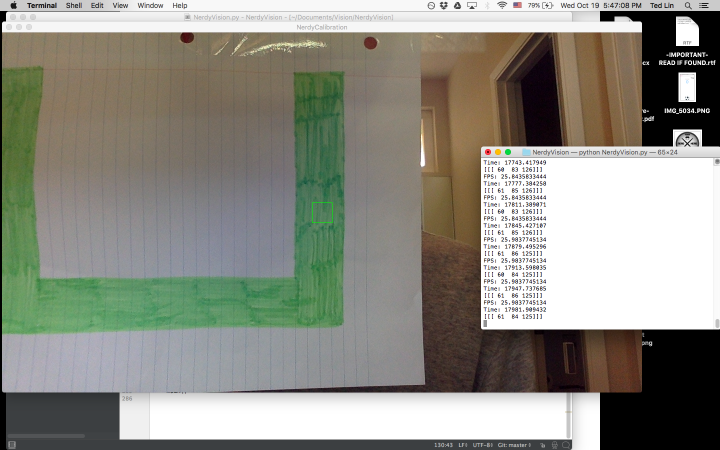
#> input picture tests/2016.Cal.1.png, 1440 x 900 px, given in place of the camera (shown at 1/2 size)
$ python NerdyVision2017.py   (older library calls are emulated)
#> lines starting #> are read from the running program, lines starting #| are printed output that depends on the picture
import logging
import os
import time
import cv2
import numpy as np
from CameraStream import CameraStream
from networktables import NetworkTable
import NerdyConstants
import NerdyFunctions
logging.basicConfig(level=logging.DEBUG)

"""2017 FRC Vision Processing on Raspberry Pi with Microsoft Lifecam"""
__author__ = "tedfoodlin"

if not os.path.isdir("/tmp/stream"):
   os.makedirs("/tmp/stream")

#cap = CameraStream(src=-1).start()
cap = cv2.VideoCapture(0)

cap.set(cv2.CAP_PROP_FRAME_WIDTH, NerdyConstants.FRAME_X)
cap.set(cv2.CAP_PROP_FRAME_HEIGHT, NerdyConstants.FRAME_Y)


def main():

    # brightness adjusted, used to be 30, now is 70
    os.system("v4l2-ctl -d /dev/video0 "
              "-c brightness=70 "
              "-c contrast=10 "
              "-c saturation=100 "
              "-c white_balance_temperature_auto=0 "
              "-c power_line_frequency=2 "
              "-c white_balance_temperature=4500 "
              "-c sharpness=25 "
              "-c backlight_compensation=0 "
              "-c exposure_auto=1 "
              "-c exposure_absolute=5 "
              "-c pan_absolute=0 "
              "-c tilt_absolute=0 "
              "-c zoom_absolute=0")

    NetworkTable.setIPAddress("roboRIO-687-FRC.local")
    NetworkTable.setClientMode()
    NetworkTable.initialize()
    table = NetworkTable.getTable("NerdyVision")
    print("NetworkTables initialized")

    angle_to_turn = 0

    while 687:

        aligned = False
        previous_angle_to_turn = angle_to_turn

        ret, frame = cap.read()
#> frame is the input picture: shape (900, 1440, 3); mean B, G, R 131.8, 141.5, 141.5
        capture_time = time.time()

        # blur = cv2.GaussianBlur(frame, (11, 11), 0)
        kernel = np.ones((5, 5), np.uint8)
        erosion = cv2.erode(frame, kernel, iterations=1)
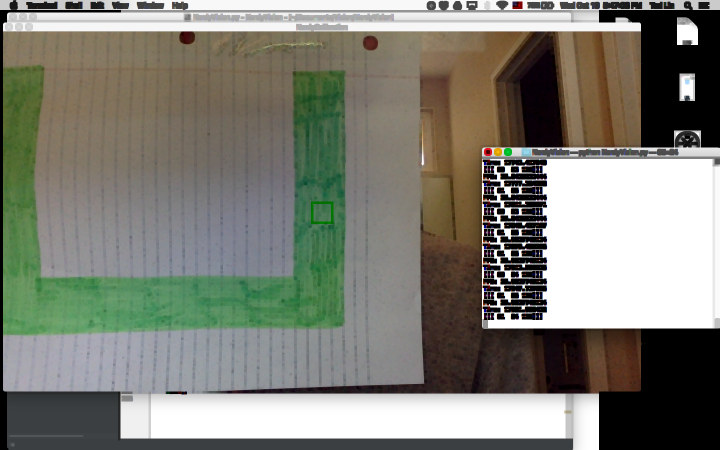
#> erosion: shape (900, 1440, 3) (shown at 1/2 size); mean B, G, R 117.7, 127.7, 127.3
        dilation = cv2.dilate(erosion, kernel, iterations=1)
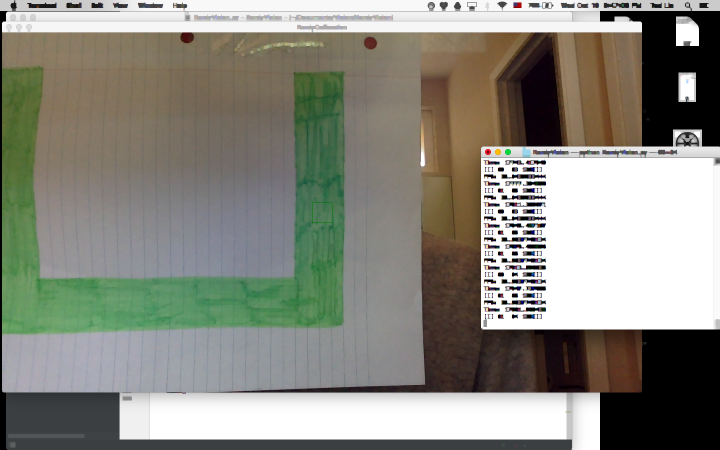
#> dilation: shape (900, 1440, 3) (shown at 1/2 size); mean B, G, R 127.5, 137.2, 137.2
#> (the run stopped early here; a loop or call above may not have finished)

$ run again, on tests/2016.HighGoal.1.png
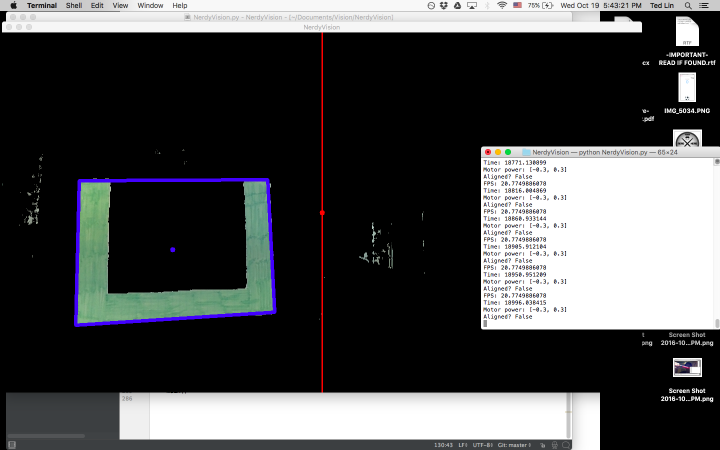
#> input picture tests/2016.HighGoal.1.png, 1440 x 900 px, given in place of the camera (shown at 1/2 size)
#> in main, frame is the input picture: shape (900, 1440, 3); mean B, G, R 75.3, 74.6, 73.8
#> in main, `erosion = cv2.erode(frame, kernel, iterations=1)`:
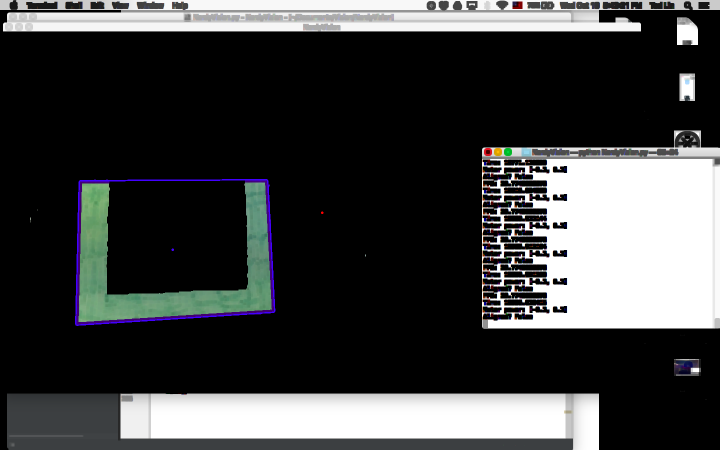
#> erosion: shape (900, 1440, 3) (shown at 1/2 size); mean B, G, R 63.9, 63.7, 62.6
#> in main, `dilation = cv2.dilate(erosion, kernel, iterations=1)`:
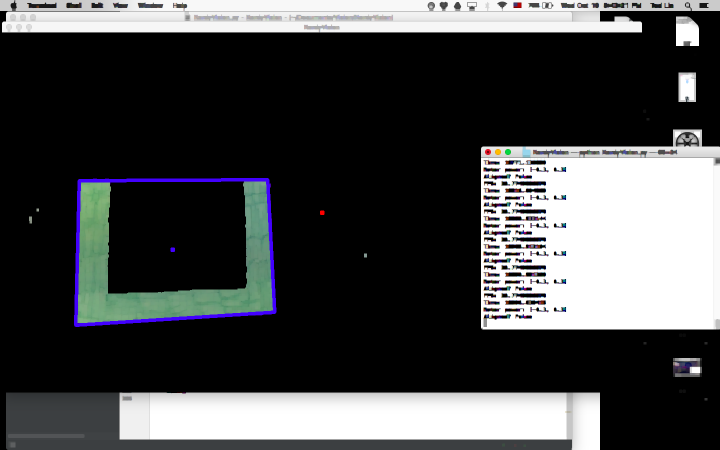
#> dilation: shape (900, 1440, 3) (shown at 1/2 size); mean B, G, R 72.3, 71.5, 70.3

$ run again, on tests/2016.HighGoal.2.png
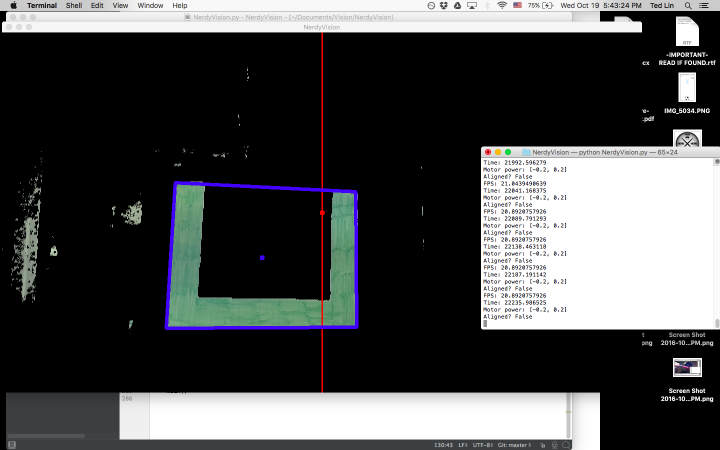
#> input picture tests/2016.HighGoal.2.png, 1440 x 900 px, given in place of the camera (shown at 1/2 size)
#> in main, frame is the input picture: shape (900, 1440, 3); mean B, G, R 75.6, 74.9, 74
#> in main, `erosion = cv2.erode(frame, kernel, iterations=1)`:
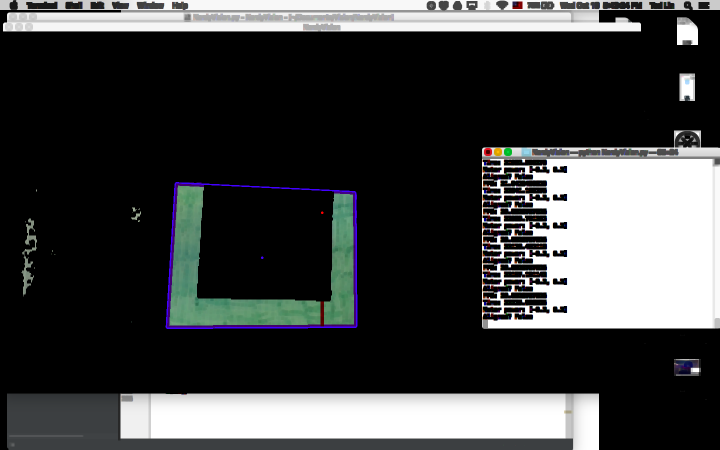
#> erosion: shape (900, 1440, 3) (shown at 1/2 size); mean B, G, R 63.8, 63.6, 62.4
#> in main, `dilation = cv2.dilate(erosion, kernel, iterations=1)`:
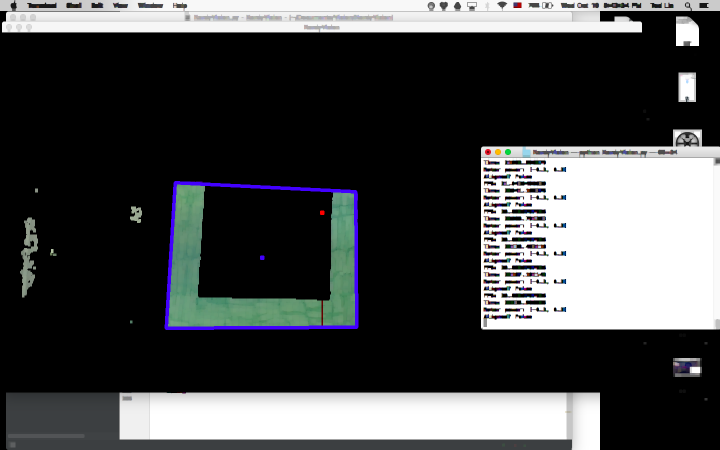
#> dilation: shape (900, 1440, 3) (shown at 1/2 size); mean B, G, R 72.3, 71.5, 70.2

$ run again, on tests/2016.HighGoal.3.png
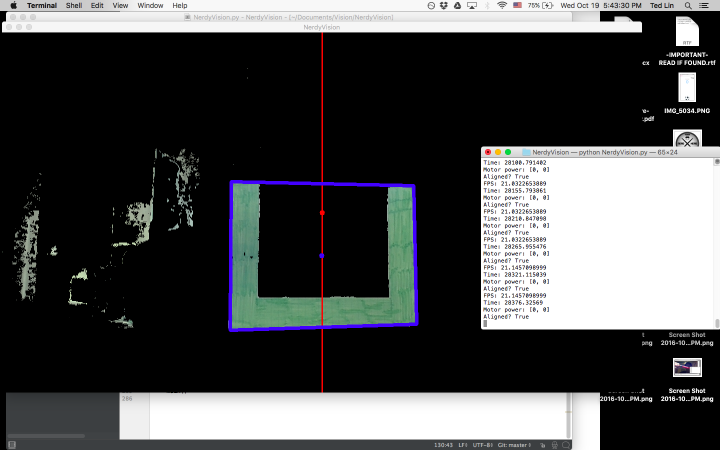
#> input picture tests/2016.HighGoal.3.png, 1440 x 900 px, given in place of the camera (shown at 1/2 size)
#> in main, frame is the input picture: shape (900, 1440, 3); mean B, G, R 76.2, 75.5, 74.5
#> in main, `erosion = cv2.erode(frame, kernel, iterations=1)`:
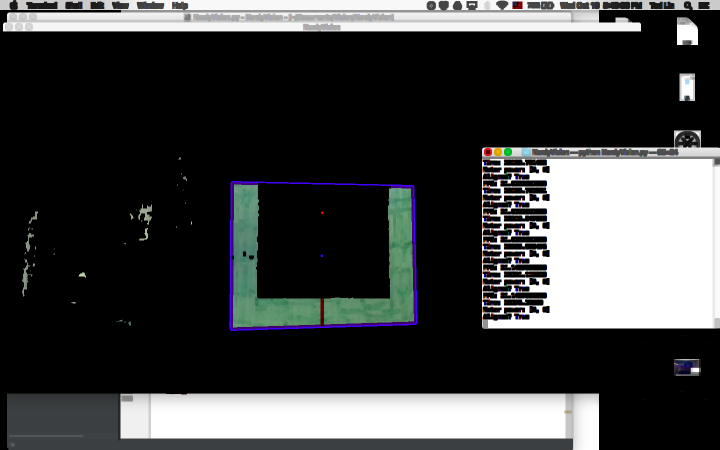
#> erosion: shape (900, 1440, 3) (shown at 1/2 size); mean B, G, R 64.3, 64.1, 62.9
#> in main, `dilation = cv2.dilate(erosion, kernel, iterations=1)`:
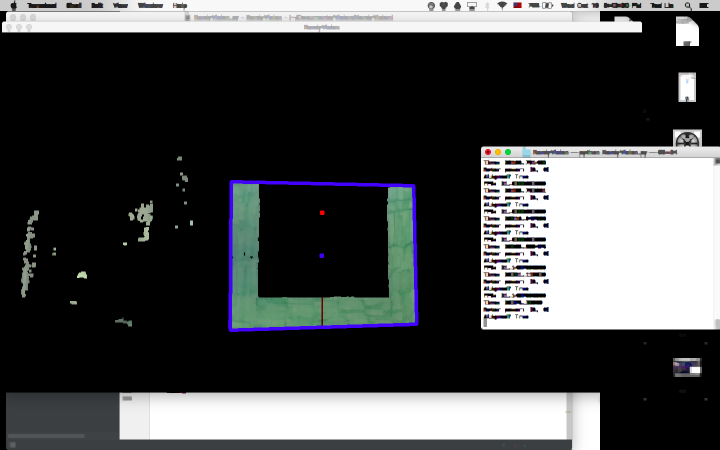
#> dilation: shape (900, 1440, 3) (shown at 1/2 size); mean B, G, R 72.7, 71.9, 70.6
